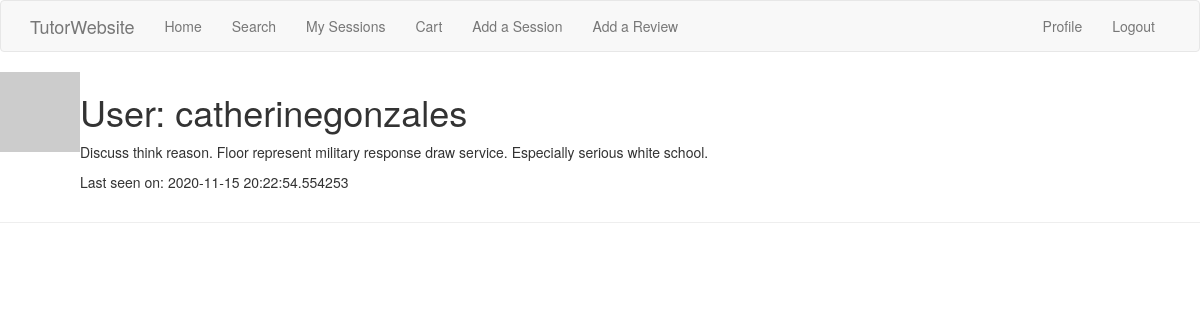
The page /user/catherinegonzales (signed in) on the database its author committed.
### app/models.py (models this page shows, shortened)
class usertable(UserMixin, db.Model):
    id = db.Column(db.Integer, primary_key=True)
    username = db.Column(db.String(64), index=True, unique=True)
    email = db.Column(db.String(120), index=True, unique=True)
    password_hash = db.Column(db.String(128))
    name = db.Column(db.String(128))
    phone_number = db.Column(db.Integer)
    school = db.Column(db.String(128))
    venmo = db.Column(db.String(128))
    about_me = db.Column(db.String(500))
    last_seen = db.Column(db.DateTime, default=datetime.utcnow)
    rating = db.Column(db.Float())
    hourly_rate = db.Column(db.Float())
    grade = db.Column(db.String(128))
    price_range = db.Column(db.Float())
    def avatar(self, size):
        digest = md5(self.email.lower().encode('utf-8')).hexdigest()
        return 'https://www.gravatar.com/avatar/{}?d=identicon&s={}'.format(
            digest, size)

### app/routes.py (the view)
@app.route('/user/<username>')
@login_required
def user(username):
    user = usertable.query.filter_by(username=username).first_or_404()
    posts = [
        {'author': user, 'body': 'Test post #1'},
        {'author': user, 'body': 'Test post #2'}
    ]
    return render_template('user.html', user=user, posts=posts)

### app/models.py (called while the page is built)
@login.user_loader
def load_user(id):
    return usertable.query.get(int(id))

### app/routes.py (called while the page is built)
@app.before_request
def before_request():
    if current_user.is_authenticated:
        current_user.last_seen = datetime.utcnow()
        db.session.commit()

### app/templates/user.html (shortened to what this page needs)
{% extends "base.html" %}
{% block content %}
    <table>
        <tr valign="top">
            <td><img src="{{ user.avatar(128) }}"></td>
            <td>
                <h1>User: {{ user.username }}</h1>
                {% if user.about_me %}<p>{{ user.about_me }}</p>{% endif %}
                {% if user.last_seen %}<p>Last seen on: {{ user.last_seen }}</p>{% endif %}
            </td>
        </tr>
    </table>
    <hr>
{% endblock %}

### rows shown on the page
usertable: username "catherinegonzales", about_me "Discuss think reason. Floor represent military response draw service. Especially serious white school.", last_seen "2020-11-15 20:22:54.554253"
